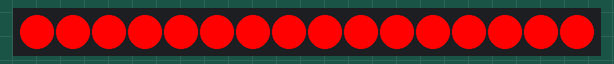
Simulated run of this sketch. Board: Arduino Uno, built with avr-gcc and run on an emulated ATmega328P. Shown: 16 RGB LEDs in strip order, left to right. Dim RGB values are drawn brighter than linear.

Above: at 0.05 s.
At 9.94 s:
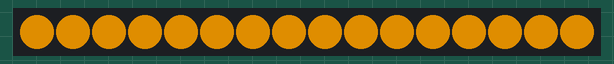
At 14.89 s:
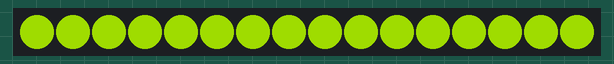
At 19.93 s:
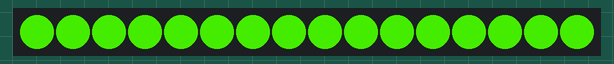
At 34.17 s:
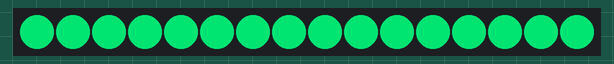
At 39.93 s:
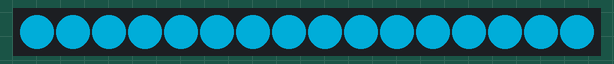

The sketch:

ledRing.ino
```cpp
// Harris Christiansen (harrischristiansen.com)
// 2014-09-12

#include <Adafruit_NeoPixel.h>

Adafruit_NeoPixel strip = Adafruit_NeoPixel(16, 6, NEO_GRB + NEO_KHZ800);

void setup() {
  strip.begin();
  strip.show(); // Initialize all pixels to 'off'
}

int start=0;
int color=0;

int red=255;
int green=0;
int blue=0;

void loop() {
  /*
  // Rainbow Wheel
  for(int x=0;x<16;x++) {
    color=x+start;
    if(color>=16) { color = color-16; }
    color = (int) color/5;
    if(color==0) {
      strip.setPixelColor(x, strip.Color(255, 0, 0));
    } else if(color==1) {
      strip.setPixelColor(x, strip.Color(0, 255, 0));
    } else {
      strip.setPixelColor(x, strip.Color(0, 0, 255));
    }

  }
  start++; // Step To Next Step
  if(start==16) { start=0; }
  */


  // Fader
  if((red!=0&&blue!=0)||blue==255) {
    blue--;
    red++;
  }
  if((red!=0&&green!=0)||red==255) {
    red--;
    green++;
  }
  if((green!=0&&blue!=0)||green==255) {
    green--;
    blue++;
  }
  for(int x=0;x<16;x++) {
    strip.setPixelColor(x, strip.Color(red, green, blue));
  }


  strip.show();
  delay(100); // 100=chaser, 10=fader
}
```
